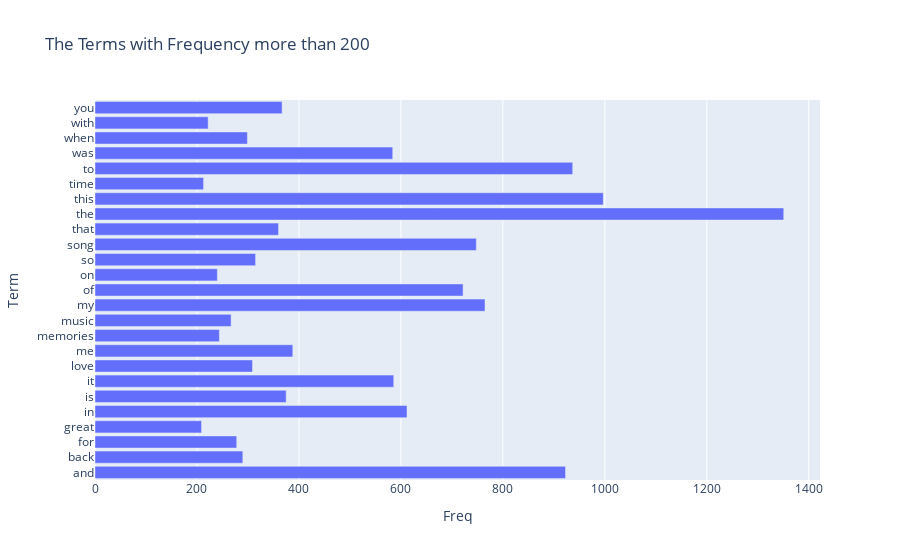

Notebook cell for this chart:
### Markdown cell above
**Threshold = 200**
- To see what are the common terms

### Code cell
# Choose the specific frequency number as threshold

threshold = 200   # show the terms appear more than 1000 times

wanted_index = np.where( term_frequencies_2 >= threshold)[0]  # np.where() output is tuple

wanted_term = count_vect_2.get_feature_names_out()[wanted_index]
wanted_freq = term_frequencies_2[wanted_index]

temp_df = pd.DataFrame(
    {
      "Term":  wanted_term,
      "Freq" : wanted_freq
    }
)


px.bar(temp_df, x = "Freq", y = "Term", title = f"The Terms with Frequency more than {threshold}" )

px.line()

### Figure 1 — Plotly figure (JSON) as saved in the notebook; plotly's stock layout.template omitted (floating-point values rounded to 4 significant figures)
{"data": [{"alignmentgroup": "True", "hovertemplate": "Freq=%{x}<br>Term=%{y}<extra></extra>", "legendgroup": "", "marker": {"color": "#636efa", "pattern": {"shape": ""}}, "name": "", "offsetgroup": "", "orientation": "h", "showlegend": false, "textposition": "auto", "type": "bar", "x": [923, 290, 278, 209, 612, 375, 586, 309, 388, 244, 267, 765, 722, 240, 315, 748, 360, 1351, 997, 213, 937, 584, 299, 222, 367], "xaxis": "x", "y": ["and", "back", "for", "great", "in", "is", "it", "love", "me", "memories", "music", "my", "of", "on", "so", "song", "that", "the", "this", "time", "to", "was", "when", "with", "you"], "yaxis": "y"}], "layout": {"barmode": "relative", "legend": {"tracegroupgap": 0}, "title": {"text": "The Terms with Frequency more than 200"}, "xaxis": {"anchor": "y", "domain": [0, 1], "title": {"text": "Freq"}}, "yaxis": {"anchor": "x", "domain": [0, 1], "title": {"text": "Term"}}}}
